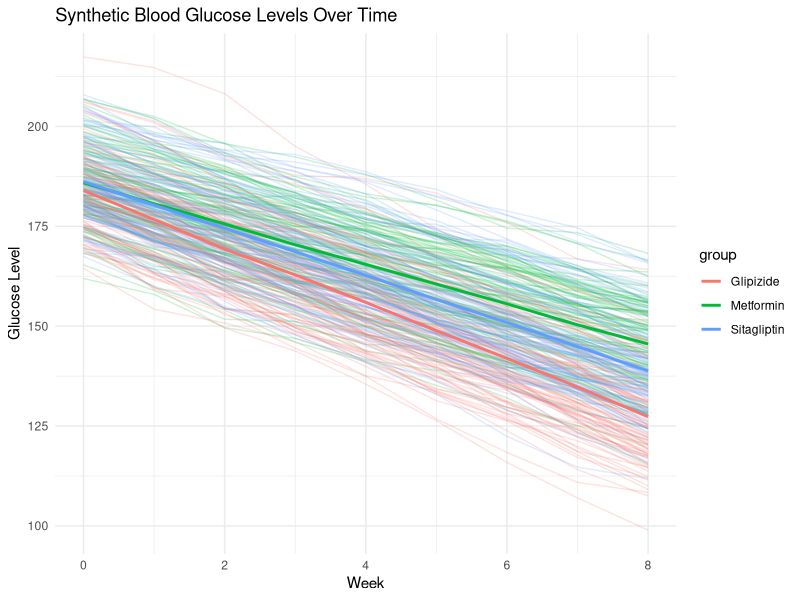
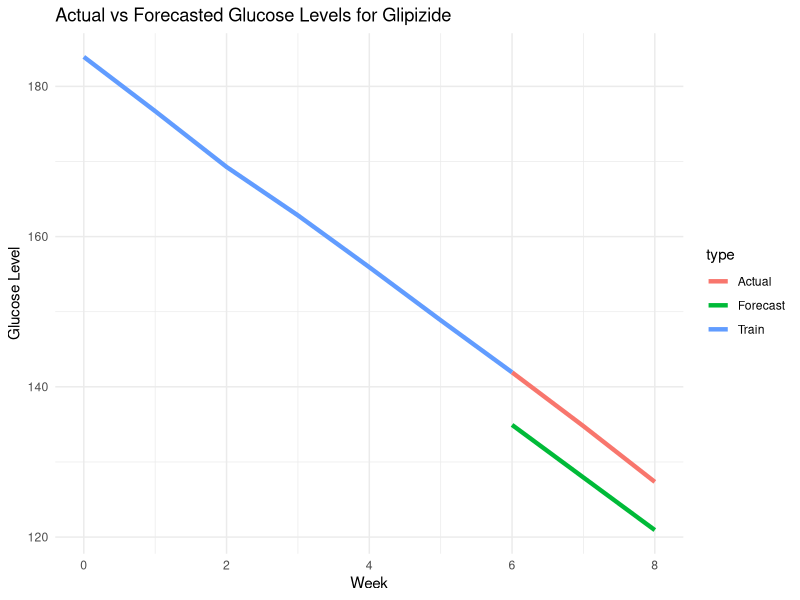
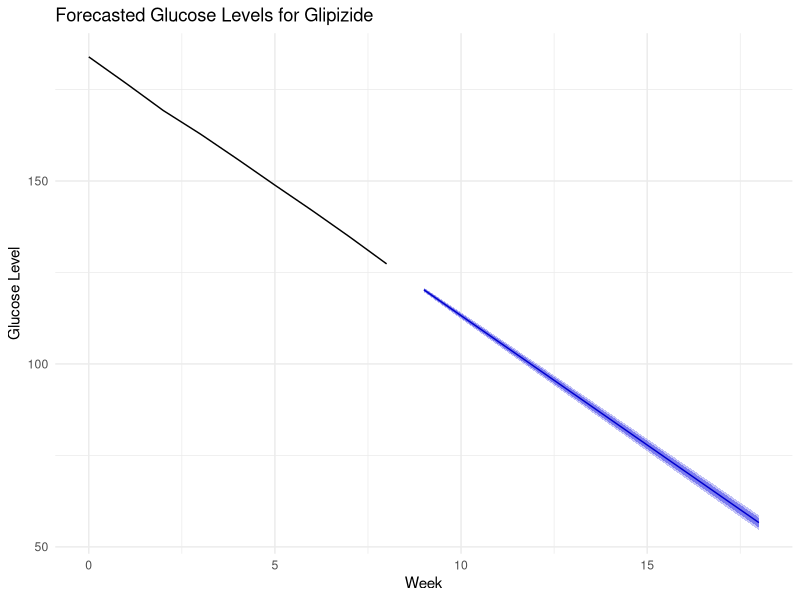
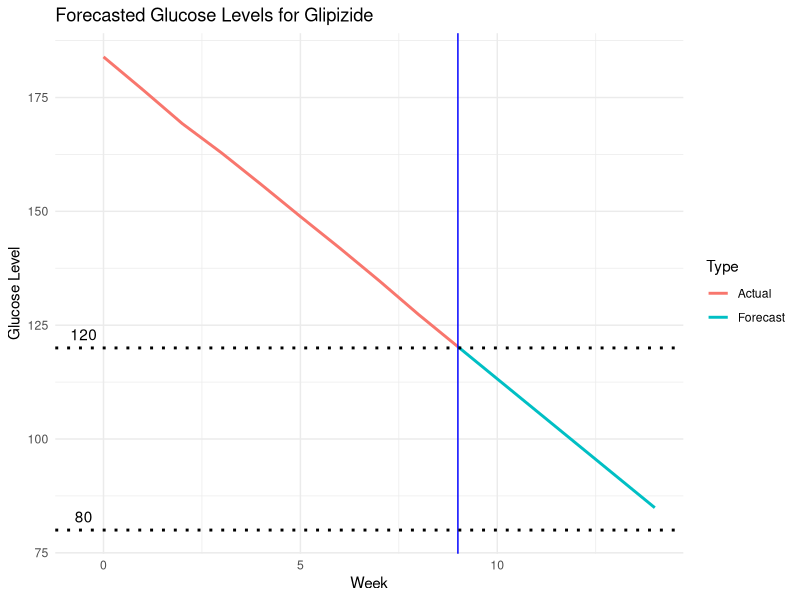

These figures' R source, in order:
# Load necessary libraries######
library(dplyr)
library(ggplot2)
library(forecast)
library(tseries)

# Parameters
set.seed(123) # For reproducibility
n_patients <- 100 # Number of patients per group
weeks <- 8 # Number of weeks

# Generate initial glucose levels (assuming a normal distribution)
initial_glucose <- rnorm(n_patients * 3, mean = 185, sd = 10)

# Create a data frame to hold the data############
data <- data.frame(
  patient_id = rep(1:(n_patients * 3), each = weeks + 1),
  group = rep(c('Metformin', 'Glipizide', 'Sitagliptin'), each = (n_patients * (weeks + 1))),
  week = rep(0:weeks, n_patients * 3),
  glucose_level = NA
)
View(data)

# Assign initial glucose levels
data <- data %>%
  group_by(patient_id) %>%
  mutate(glucose_level = if_else(week == 0, initial_glucose[patient_id], NA_real_))

# Define the weekly reduction pattern for each group
reduction_pattern <- function(glucose, week, group) {
  reduction <- switch(group,
                      "Metformin" = rnorm(1, mean = 5, sd = 2),
                      "Glipizide" = rnorm(1, mean = 7, sd = 2.5),
                      "Sitagliptin" = rnorm(1, mean = 6, sd = 2.2)
  )
  glucose - reduction
}
# Generate glucose levels week by week
for (i in 1:nrow(data)) {
  if (data$week[i] > 0) {
    data$glucose_level[i] <- reduction_pattern(data$glucose_level[i - 1], data$week[i], data$group[i])
  }
}

# View the generated data##########################################################
head(data)
write.csv(data,file = "nova nordisk 1.csv")
##effectiveness###################################################################

effectiveness <- data %>%
  filter(week > 0) %>%
  group_by(group, week) %>%
  summarize(mean_glucose = mean(glucose_level, na.rm = TRUE), .groups = 'drop') %>%
  group_by(group) %>%
  summarize(total_reduction = mean(mean_glucose[1]) - mean(mean_glucose), .groups = 'drop')

# View effectiveness################################################################
print(effectiveness)

# Plot efficiency ############################################################
ggplot(data, aes(x = week, y = glucose_level, color = group)) +
  geom_line(aes(group = patient_id), alpha = 0.2) +
  stat_summary(fun = mean, geom = "line", size = 1) +
  labs(title = "Synthetic Blood Glucose Levels Over Time", x = "Week", y = "Glucose Level") +
  theme_minimal()

# training data &testing data##################
train_weeks <- 0:6
test_weeks <- 6:8
glipizide_data <- data %>%
  filter(group == "Glipizide") %>%
  group_by(week) %>%
  summarize(mean_glucose = mean(glucose_level, na.rm = TRUE))
glipizide_data

train_data <- glipizide_data %>%
  filter(week %in% train_weeks)

test_data <- glipizide_data %>%
  filter(week %in% test_weeks)

# Fit ARIMA model to the training data
glipizide_ts <- ts(train_data$mean_glucose, start = 1, frequency = 1)
fit <- auto.arima(glipizide_ts)

# Forecast for the test period
glipizide_forecast <- forecast(fit, h = length(test_weeks))

# Calculate forecast accuracy metrics
actual <- test_data$mean_glucose
predicted <- glipizide_forecast$mean

mae <- mean(abs(actual - predicted))
mse <- mean((actual - predicted)^2)
rmse <- sqrt(mse)

accuracy_metrics <- data.frame(
  MAE = mae,
  MSE = mse,
  RMSE = rmse
)

# Print accuracy ##########
print(accuracy_metrics)

# Plot the actual and forecasted glucose levels
combined_data <- data.frame(
  week = c(train_data$week, test_data$week),
  glucose_level = c(train_data$mean_glucose, actual),
  type = c(rep("Train", length(train_data$mean_glucose)), rep("Actual", length(test_data$mean_glucose)))
)

forecast_data <- data.frame(
  week = test_data$week,
  glucose_level = predicted,
  type = rep("Forecast", length(predicted))
)

all_data <- rbind(combined_data, forecast_data)
##plot accuracy ##############################################
ggplot(all_data, aes(x = week, y = glucose_level, color = type)) +
  geom_line(size = 1.5) +
  labs(title = "Actual vs Forecasted Glucose Levels for Glipizide",
       x = "Week",
       y = "Glucose Level") +
  theme_minimal()

###arima diagram################

glipizide_ts <- ts(glipizide_data$mean_glucose, start =0, frequency = 1)
fit <- auto.arima(glipizide_ts)

# Forecast future glucose levels
forecast_period <- 10# Number of weeks to forecast into the future
glipizide_forecast <- forecast(fit, h = forecast_period)

# arima forecasted value #################
print(glipizide_forecast)

# Plot the forecast
autoplot(glipizide_forecast) +
  labs(title = "Forecasted Glucose Levels for Glipizide",
       x = "Week",
       y = "Glucose Level") +
  theme_minimal()

# Determine the week when glucose levels reach normal range
normal_range_upper <- 120
normal_range_lower <-80

forecasted_weeks <- data.frame(week = seq(weeks + 1, weeks + forecast_period),
                               forecasted_glucose = as.numeric(glipizide_forecast$mean))

time_to_normal <- forecasted_weeks %>%
  filter(forecasted_glucose <= normal_range_upper & forecasted_glucose >= normal_range_lower) %>%
  summarize(time_to_normal = min(week))

# Print the time to normal range##################33
print(time_to_normal)

combined_data <- data.frame(
  week = c(glipizide_data$week, (max(glipizide_data$week) + 1):(max(glipizide_data$week) + forecast_period)),
  glucose_level = c(glipizide_data$mean_glucose, as.numeric(glipizide_forecast$mean)),
  type = c(rep("Actual", length(glipizide_data$mean_glucose)), rep("Forecast", forecast_period))
)
combined_data
week1=combined_data$week|>as.numeric()
week12=c(week1[1:15],9)
week12
glucose_level1=combined_data$glucose_level|>as.numeric()
glucose_level12=c(glucose_level1[1:15],glucose_level1[10])
glucose_level12
type1=combined_data$type|>as.factor()
Type=c(type1[1:15],type1[9])
combined_data1=data.frame(week12,glucose_level12,Type)
combined_data1

# Plot acutal and forecasted value #################
ggplot(combined_data1, aes(x = week12, y = glucose_level12, color = Type)) +
  geom_line(size = 1) +
  labs(title = "Forecasted Glucose Levels for Glipizide",
       x = "Week",
       y = "Glucose Level") +theme_minimal()+geom_vline(xintercept = 9,color="blue")+geom_hline(yintercept = 120,linetype="dotted",size=1,color="black")+
  geom_hline(yintercept = 80,linetype="dotted",size=1,color="black")+
  annotate(geom="text",label="80",x=-0.5,y=83,colour="black")+annotate(geom="text",label="120",x=-0.5,y=123,colour="black")

